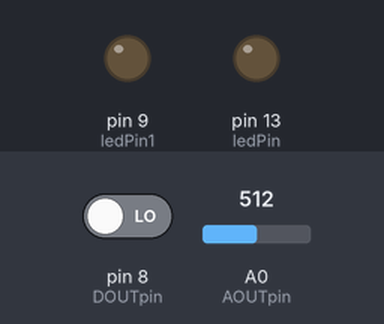
This sketch was run on a simulated Arduino Uno, built with avr-gcc and run on an emulated ATmega328P. Parts: output pins drawn as LEDs (lit = HIGH). The test bench sets the inputs (shaded band); at power-on: A0 (AOUTpin) = 512, pin 8 (DOUTpin) LOW.

Above: at 1.2 s.
1.3 s: A0 (AOUTpin) set to 534
At 2.3 s:
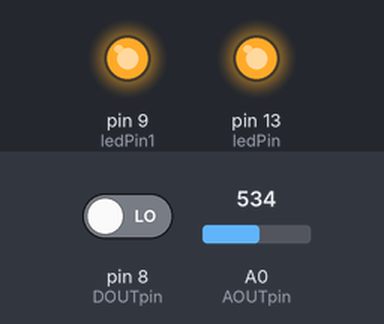
2.9 s: A0 (AOUTpin) set to 511
At 3.6 s:
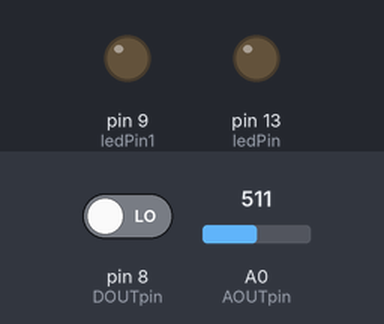
4.5 s: A0 (AOUTpin) set to 716
At 4.9 s:
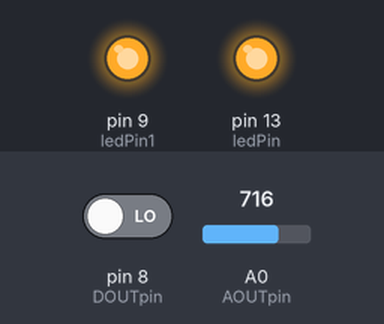
Timing chart, 0 to 7.5 s (numbered marks = the images above; inputs shaded):
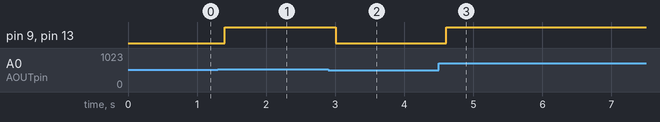

Measured:
- the behaviour switches between 519 and 520 on A0 (AOUTpin) (found by bisection; images 0 and 1)
- after the input at 1.3 s, pin 9 (ledPin1), pin 13 (ledPin): LOW → HIGH after 0.10 s
- after the input at 2.9 s, pin 9 (ledPin1), pin 13 (ledPin): HIGH → LOW after 0.11 s
- after the input at 4.5 s, pin 9 (ledPin1), pin 13 (ledPin): LOW → HIGH after 0.11 s

The sketch:

alc_c.ino
```cpp
const int AOUTpin=0;//the AOUT pin of the alcohol sensor goes into analog pin A0 of the arduino
const int DOUTpin=8;//the DOUT pin of the alcohol sensor goes into digital pin D8 of the arduino
const int ledPin=13;//the anode of the LED connects to digital pin D13 of the arduino
const int ledPin1=9;//the anode of the LED connects to digital pin D13 of the arduino

int limit;
int value;
int Sval=0;
int Aval;

void setup() {
Serial.begin(9600);//sets the baud rate
pinMode(DOUTpin, INPUT);//sets the pin as an input to the arduino
pinMode(ledPin, OUTPUT);//sets the pin as an output of the arduino
pinMode(ledPin1, OUTPUT);//sets the pin as an output of the arduino

for(int i=0; i<20 ; i++)
{Sval= Sval+ analogRead(AOUTpin);}
Aval = (Sval/20);
}

void loop() {
value= analogRead(AOUTpin);//reads the analaog value from the alcohol sensor's AOUT pin
limit= digitalRead(DOUTpin);//reads the digital value from the alcohol sensor's DOUT pin
delay(100);
if (value >= Aval+ 8){
digitalWrite(ledPin, HIGH);//if limit has been reached, LED turns on as status indicator
digitalWrite(ledPin1 ,HIGH);
}
else{
digitalWrite(ledPin, LOW);//if threshold not reached, LED remains of
digitalWrite(ledPin1, LOW);
}
}
```
